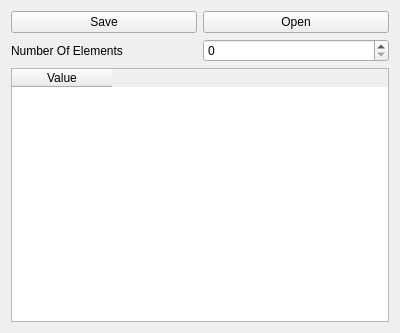
<?xml version="1.0" encoding="UTF-8"?>
<ui version="4.0">
 <class>SubSecond</class>
 <widget class="QWidget" name="SubSecond">
  <property name="geometry">
   <rect>
    <x>0</x>
    <y>0</y>
    <width>400</width>
    <height>333</height>
   </rect>
  </property>
  <property name="sizePolicy">
   <sizepolicy hsizetype="Expanding" vsizetype="Expanding">
    <horstretch>1</horstretch>
    <verstretch>1</verstretch>
   </sizepolicy>
  </property>
  <property name="windowTitle">
   <string>Form</string>
  </property>
  <layout class="QGridLayout" name="gridLayout">
   <item row="2" column="0" colspan="2">
    <widget class="QTableWidget" name="mainTable">
     <column>
      <property name="text">
       <string>Value</string>
      </property>
     </column>
    </widget>
   </item>
   <item row="0" column="0">
    <widget class="QPushButton" name="saveBtn">
     <property name="text">
      <string>Save</string>
     </property>
     <property name="icon">
      <iconset theme="document-save">
       <normaloff>.</normaloff>.</iconset>
     </property>
    </widget>
   </item>
   <item row="0" column="1">
    <widget class="QPushButton" name="openBtn">
     <property name="text">
      <string>Open</string>
     </property>
     <property name="icon">
      <iconset theme="document-open">
       <normaloff>.</normaloff>.</iconset>
     </property>
    </widget>
   </item>
   <item row="1" column="0">
    <widget class="QLabel" name="label">
     <property name="text">
      <string>Number Of Elements</string>
     </property>
    </widget>
   </item>
   <item row="1" column="1">
    <widget class="QSpinBox" name="countInp"/>
   </item>
  </layout>
 </widget>
 <resources/>
 <connections/>
</ui>
